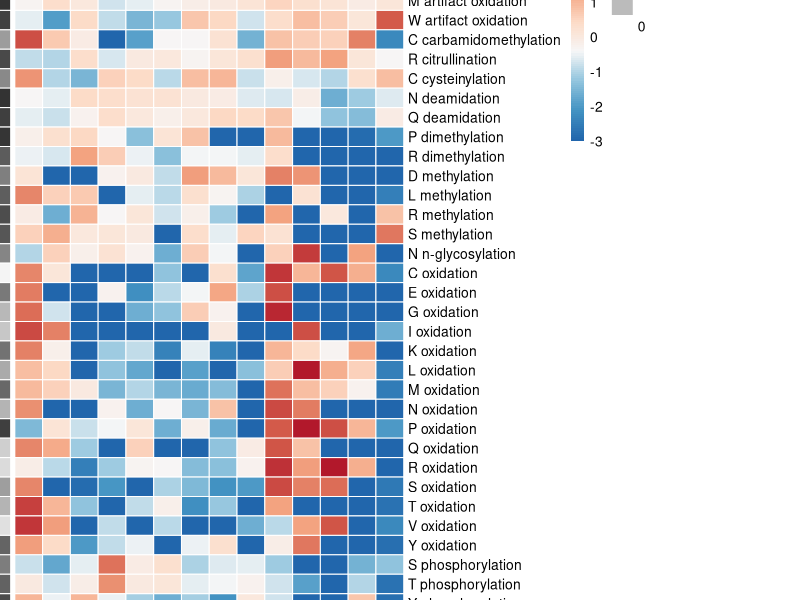
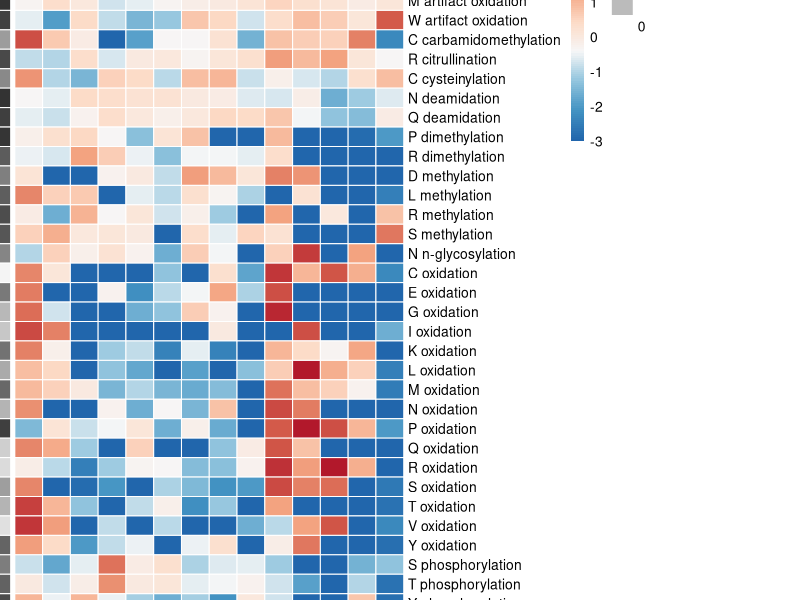
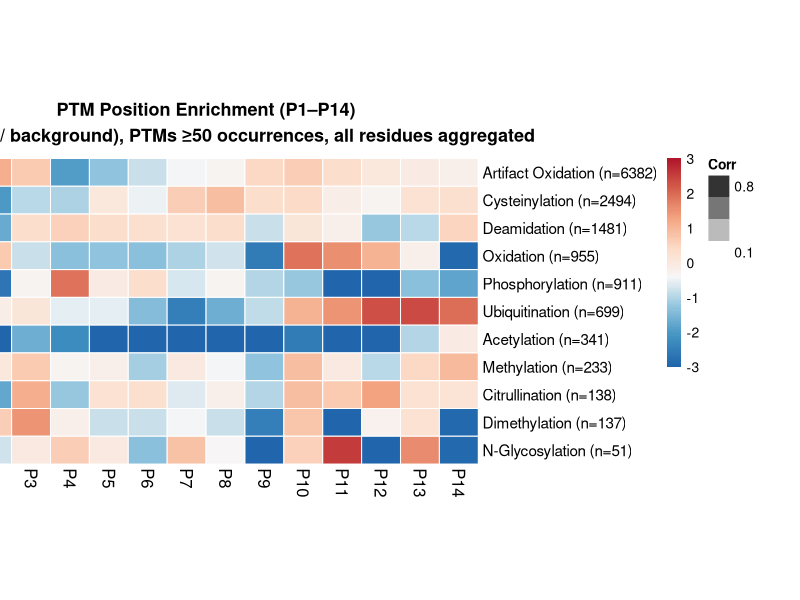
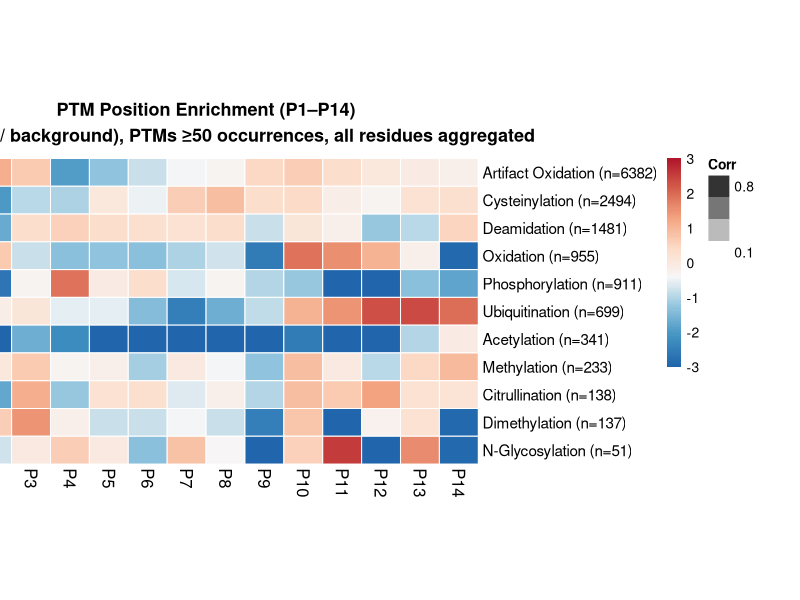

Write R code to recreate these figures, in order.
# =============================================================================
# FIGURE 4X: PTM Position Enrichment at P1-P14
# =============================================================================
# Shows log2 enrichment of PTM positions vs background across ALL peptide
# positions (P1–P14), rather than only the tail positions (8–14).
# Produces two heatmaps:
#   4X1 – PTM+Residue level (like Figure 4B)
#   4X2 – PTM level, all residues aggregated (like Figure 4B2)
#
# Data source: data_ptm_sites.csv, data_background.csv (from data_loader.R)
# =============================================================================

library(dplyr)
library(pheatmap)

# =============================================================================
# CONFIGURATION
# =============================================================================
positions <- 1:14       # Full peptide positions P1-P14
min_count_residue <- 20 # Minimum occurrences for PTM+Residue heatmap
min_count_ptm <- 50     # Minimum occurrences for PTM-level heatmap

output_dir <- "figure_panels"
dir.create(output_dir, showWarnings = FALSE)

# =============================================================================
# LOAD DATA
# =============================================================================
cat("=== Figure 4X: PTM Position Enrichment (P1-P14) ===\n\n")

ptm_data <- read.csv("figure_panels/data_ptm_sites.csv", stringsAsFactors = FALSE)
ptm_data <- ptm_data %>% filter(Length >= 8 & Length <= 14)
ptm_data$PTM_Residue <- paste(ptm_data$Residue, tolower(ptm_data$PTM))
cat("Loaded", nrow(ptm_data), "PTM records (length 8-14)\n")

background <- read.csv("figure_panels/data_background.csv", stringsAsFactors = FALSE)
background <- background %>% filter(Length >= 8 & Length <= 14)
bg_peptides <- background$Peptide
cat("Background peptides (length 8-14):", length(bg_peptides), "\n\n")

# Shared color palette
enrichment_colors <- colorRampPalette(c(
  "#2166AC", "#4393C3", "#92C5DE", "#F7F7F7",
  "#FDDBC7", "#F4A582", "#D6604D", "#B2182B"
))(100)
cap_value <- 3

# Column labels
col_labels <- paste0("P", positions)

# #############################################################################
# FIGURE 4X1 – PTM+Residue enrichment at P1-P14
# #############################################################################

cat("--- Figure 4X1: PTM+Residue enrichment (P1-P14) ---\n")

# ---- Background per-AA positional distribution ----
aa_list <- c("A","C","D","E","F","G","H","I","K","L",
             "M","N","P","Q","R","S","T","V","W","Y")

bg_counts <- matrix(0, nrow = length(aa_list), ncol = length(positions))
rownames(bg_counts) <- aa_list
colnames(bg_counts) <- positions

for (pos in positions) {
  aa_at_pos <- sapply(bg_peptides, function(pep) {
    if (nchar(pep) >= pos) substr(pep, pos, pos) else NA
  })
  aa_at_pos <- aa_at_pos[!is.na(aa_at_pos)]
  freq_table <- table(aa_at_pos)
  for (aa in names(freq_table)) {
    if (aa %in% aa_list) {
      bg_counts[aa, as.character(pos)] <- freq_table[aa]
    }
  }
}

# Normalize: P(position | AA)
bg_freq <- bg_counts
for (aa in aa_list) {
  total_aa <- sum(bg_counts[aa, ])
  if (total_aa > 0) bg_freq[aa, ] <- bg_counts[aa, ] / total_aa
}
cat("Background per-AA positional distribution calculated\n")

# ---- Enrichment per PTM+Residue ----
combo_counts <- table(ptm_data$PTM_Residue)
valid_combos <- names(combo_counts[combo_counts >= min_count_residue])
cat("PTM+Residue combos with >=", min_count_residue, ":", length(valid_combos), "\n")

enrichment_matrix <- matrix(NA, nrow = length(valid_combos), ncol = length(positions))
rownames(enrichment_matrix) <- valid_combos
colnames(enrichment_matrix) <- positions

corr_vec <- setNames(numeric(length(valid_combos)), valid_combos)

for (combo in valid_combos) {
  subset_data <- ptm_data[ptm_data$PTM_Residue == combo, ]
  target_residue <- subset_data$Residue[1]

  if (!(target_residue %in% aa_list)) {
    cat("  Skipping", combo, "(non-standard residue)\n")
    next
  }

  pos_freq <- setNames(numeric(length(positions)), positions)
  for (pos in positions) {
    n_at_pos <- sum(subset_data$Site == pos, na.rm = TRUE)
    pos_freq[as.character(pos)] <- n_at_pos / nrow(subset_data)
  }

  bg_residue_freq <- bg_freq[target_residue, ]
  pseudocount <- 0.001
  enrichment <- log2((pos_freq + pseudocount) / (bg_residue_freq + pseudocount))
  enrichment_matrix[combo, ] <- enrichment
  corr_vec[combo] <- cor(pos_freq, bg_residue_freq, use = "complete.obs")
}

enrichment_matrix[is.infinite(enrichment_matrix)] <- NA
valid_rows <- apply(enrichment_matrix, 1, function(x) !all(is.na(x)))
enrichment_matrix <- enrichment_matrix[valid_rows, , drop = FALSE]
corr_vec <- corr_vec[valid_rows]

cat("Valid combinations:", nrow(enrichment_matrix), "\n")

# Sort by PTM then residue
row_info <- data.frame(combo = rownames(enrichment_matrix), stringsAsFactors = FALSE)
row_info$Residue <- sapply(strsplit(row_info$combo, " "), `[`, 1)
row_info$PTM <- sapply(strsplit(row_info$combo, " "), function(x) paste(x[-1], collapse = " "))
row_info <- row_info[order(row_info$PTM, row_info$Residue), ]
row_order <- match(row_info$combo, rownames(enrichment_matrix))

enrichment_ordered <- enrichment_matrix[row_order, , drop = FALSE]
corr_ordered <- corr_vec[row_order]

combined_res <- cbind(Corr = corr_ordered, enrichment_ordered)
combined_res[, -1] <- pmin(pmax(combined_res[, -1], -cap_value), cap_value)

# Dimensions
n_rows <- nrow(combined_res)
n_cols <- length(positions)
cell_w <- 20
cell_h <- 14
fig_w <- (n_cols * cell_w / 72) + 8
fig_h <- (n_rows * cell_h / 72) + 2.5

row_ann <- data.frame(Corr = combined_res[, "Corr"])
rownames(row_ann) <- rownames(combined_res)
ann_cols <- list(Corr = colorRampPalette(c("white", "gray20"))(100))

# ---- Save PNG ----
png(file.path(output_dir, "Figure4X1_Position_P1P14_ByResidue.png"),
    width = fig_w, height = fig_h, units = "in", res = 300)

pheatmap(
  combined_res[, -1],
  cluster_rows = FALSE,
  cluster_cols = FALSE,
  color = enrichment_colors,
  breaks = seq(-cap_value, cap_value, length.out = 101),
  border_color = "white",
  cellwidth = cell_w,
  cellheight = cell_h,
  fontsize_row = 10,
  fontsize_col = 11,
  main = "PTM Position Enrichment (P1\u2013P14)\nlog2(modified / background), PTM+Residue combinations with \u226520 occurrences",
  labels_row = rownames(combined_res),
  labels_col = col_labels,
  legend = TRUE,
  legend_breaks = c(-3, -2, -1, 0, 1, 2, 3),
  legend_labels = c("-3", "-2", "-1", "0", "1", "2", "3"),
  annotation_row = row_ann,
  annotation_colors = ann_cols,
  annotation_legend = TRUE,
  annotation_names_row = TRUE
)
dev.off()
cat("Saved: Figure4X1_Position_P1P14_ByResidue.png\n")

# ---- Save PDF ----
pdf(file.path(output_dir, "Figure4X1_Position_P1P14_ByResidue.pdf"),
    width = fig_w, height = fig_h)
pheatmap(
  combined_res[, -1],
  cluster_rows = FALSE, cluster_cols = FALSE,
  color = enrichment_colors,
  breaks = seq(-cap_value, cap_value, length.out = 101),
  border_color = "white",
  cellwidth = cell_w, cellheight = cell_h,
  fontsize_row = 10, fontsize_col = 11,
  main = "PTM Position Enrichment (P1\u2013P14)\nlog2(modified / background), PTM+Residue combinations with \u226520 occurrences",
  labels_row = rownames(combined_res),
  labels_col = col_labels,
  legend = TRUE,
  legend_breaks = c(-3, -2, -1, 0, 1, 2, 3),
  legend_labels = c("-3", "-2", "-1", "0", "1", "2", "3"),
  annotation_row = row_ann, annotation_colors = ann_cols,
  annotation_legend = TRUE, annotation_names_row = TRUE
)
dev.off()
cat("Saved: Figure4X1_Position_P1P14_ByResidue.pdf\n")

# Save enrichment data
write.csv(combined_res, file.path(output_dir, "data_figure4X1_enrichment.csv"))

# #############################################################################
# FIGURE 4X2 – PTM-level enrichment at P1-P14 (all residues aggregated)
# #############################################################################

cat("\n--- Figure 4X2: PTM-level enrichment (P1-P14) ---\n")

# ---- Background overall positional distribution ----
bg_pos_counts <- setNames(numeric(length(positions)), positions)
for (pos in positions) {
  bg_pos_counts[as.character(pos)] <- sum(nchar(bg_peptides) >= pos)
}
bg_pos_freq <- bg_pos_counts / sum(bg_pos_counts)
cat("Background overall positional distribution calculated\n")

# ---- Enrichment per PTM ----
ptm_counts <- table(ptm_data$PTM)
valid_ptms <- names(ptm_counts[ptm_counts >= min_count_ptm])
cat("PTMs with >=", min_count_ptm, ":", length(valid_ptms), "\n")

enrich_ptm <- matrix(NA, nrow = length(valid_ptms), ncol = length(positions))
rownames(enrich_ptm) <- valid_ptms
colnames(enrich_ptm) <- positions

corr_ptm <- setNames(numeric(length(valid_ptms)), valid_ptms)
count_ptm <- setNames(numeric(length(valid_ptms)), valid_ptms)

for (ptm in valid_ptms) {
  subset_data <- ptm_data[ptm_data$PTM == ptm, ]
  count_ptm[ptm] <- nrow(subset_data)

  pos_freq <- setNames(numeric(length(positions)), positions)
  for (pos in positions) {
    n_at_pos <- sum(subset_data$Site == pos, na.rm = TRUE)
    pos_freq[as.character(pos)] <- n_at_pos / nrow(subset_data)
  }

  pseudocount <- 0.001
  enrich_ptm[ptm, ] <- log2((pos_freq + pseudocount) / (bg_pos_freq + pseudocount))
  corr_ptm[ptm] <- cor(pos_freq, bg_pos_freq, use = "complete.obs")
}

enrich_ptm[is.infinite(enrich_ptm)] <- NA

# Sort by count descending
so <- order(count_ptm[rownames(enrich_ptm)], decreasing = TRUE)
enrich_ptm <- enrich_ptm[so, , drop = FALSE]
corr_ptm <- corr_ptm[so]
count_ptm <- count_ptm[so]

combined_ptm <- cbind(Corr = corr_ptm, enrich_ptm)
combined_ptm[, -1] <- pmin(pmax(combined_ptm[, -1], -cap_value), cap_value)

row_labels_ptm <- paste0(rownames(combined_ptm), " (n=", count_ptm, ")")

n_rows2 <- nrow(combined_ptm)
cell_w2 <- 28
cell_h2 <- 20
fig_w2 <- (n_cols * cell_w2 / 72) + 5
fig_h2 <- (n_rows2 * cell_h2 / 72) + 3

row_ann2 <- data.frame(Corr = combined_ptm[, "Corr"])
rownames(row_ann2) <- rownames(combined_ptm)

# ---- Save PNG ----
png(file.path(output_dir, "Figure4X2_Position_P1P14_ByPTM.png"),
    width = fig_w2, height = fig_h2, units = "in", res = 300)

pheatmap(
  combined_ptm[, -1],
  cluster_rows = FALSE,
  cluster_cols = FALSE,
  color = enrichment_colors,
  breaks = seq(-cap_value, cap_value, length.out = 101),
  border_color = "white",
  cellwidth = cell_w2,
  cellheight = cell_h2,
  fontsize_row = 11,
  fontsize_col = 12,
  main = "PTM Position Enrichment (P1\u2013P14)\nlog2(modified / background), PTMs \u226550 occurrences, all residues aggregated",
  labels_row = row_labels_ptm,
  labels_col = col_labels,
  legend = TRUE,
  legend_breaks = c(-3, -2, -1, 0, 1, 2, 3),
  legend_labels = c("-3", "-2", "-1", "0", "1", "2", "3"),
  annotation_row = row_ann2,
  annotation_colors = ann_cols,
  annotation_legend = TRUE,
  annotation_names_row = TRUE
)
dev.off()
cat("Saved: Figure4X2_Position_P1P14_ByPTM.png\n")

# ---- Save PDF ----
pdf(file.path(output_dir, "Figure4X2_Position_P1P14_ByPTM.pdf"),
    width = fig_w2, height = fig_h2)
pheatmap(
  combined_ptm[, -1],
  cluster_rows = FALSE, cluster_cols = FALSE,
  color = enrichment_colors,
  breaks = seq(-cap_value, cap_value, length.out = 101),
  border_color = "white",
  cellwidth = cell_w2, cellheight = cell_h2,
  fontsize_row = 11, fontsize_col = 12,
  main = "PTM Position Enrichment (P1\u2013P14)\nlog2(modified / background), PTMs \u226550 occurrences, all residues aggregated",
  labels_row = row_labels_ptm,
  labels_col = col_labels,
  legend = TRUE,
  legend_breaks = c(-3, -2, -1, 0, 1, 2, 3),
  legend_labels = c("-3", "-2", "-1", "0", "1", "2", "3"),
  annotation_row = row_ann2, annotation_colors = ann_cols,
  annotation_legend = TRUE, annotation_names_row = TRUE
)
dev.off()
cat("Saved: Figure4X2_Position_P1P14_ByPTM.pdf\n")

# Save enrichment data
write.csv(combined_ptm, file.path(output_dir, "data_figure4X2_enrichment.csv"))

# =============================================================================
# SUMMARY
# =============================================================================
cat("\n=== Figure 4X Summary ===\n")
cat("4X1 - PTM+Residue combinations:", nrow(combined_res), "\n")
cat("4X2 - PTMs (aggregated):", nrow(combined_ptm), "\n")
cat("Positions analyzed: P1-P14\n")
cat("Peptide length filter: 8-14\n")
cat("Enrichment = log2(P(position|modified) / P(position|background))\n")
cat("Color scale: capped at +/-", cap_value, "\n")
